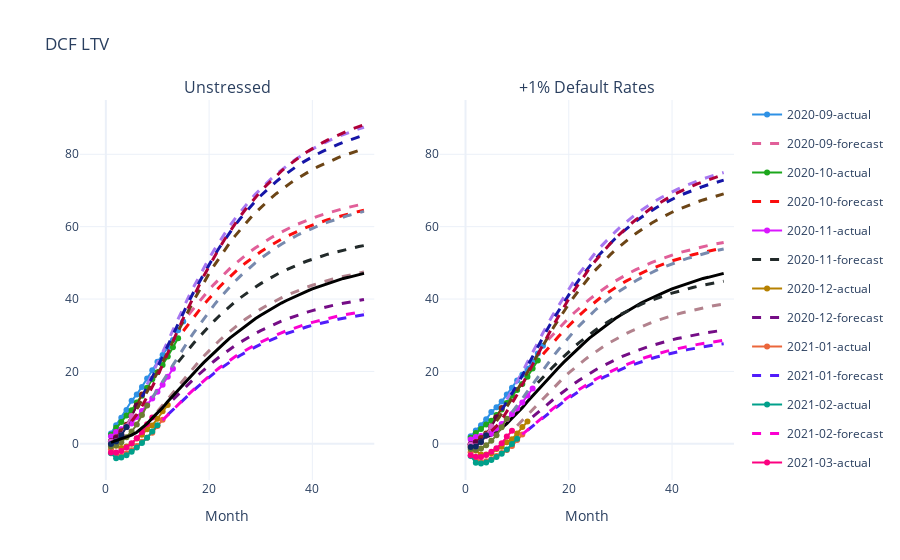

The code cell stored with this chart in its notebook:
### Code cell
colors = {i: c for i, c in enumerate(plotly.colors.qualitative.Dark24)}
# add additional colors
color_size = len(colors)
for i, c in enumerate(plotly.colors.qualitative.Light24):
    colors[i+color_size] = c

fig = make_subplots(rows=1, cols=2, shared_xaxes=True,
                   subplot_titles=('Unstressed', '+1% Default Rates'))

param = 'cumulative_dcf_ltv_per_original'

# LEFT PLOT
curves1=[]
for cohort in m1.forecast.cohort.unique():
    c_data = m1.forecast[m1.forecast.cohort == cohort]
    for dtype in c_data.data_type.unique():
        output = c_data[c_data.data_type == dtype][param]

        output.name = cohort + '-' + dtype

        curves1.append(output)
    
for i, cohort in enumerate(curves1):
    c = colors[i]
    if 'forecast' in cohort.name:
        fig.add_trace(go.Scatter(name=cohort.name, x=cohort.index, y=cohort, mode='lines',
                                 line=dict(width=3, dash='dash', color=c), legendgroup=f'{i}'), row=1, col=1)
    else:
        if cohort.notnull().any():
            fig.add_trace(go.Scatter(name=cohort.name, x=cohort.index, y=cohort, mode='markers+lines',
                                     line=dict(width=2, color=c), legendgroup=f'{i}'), row=1, col=1)

expected = m1.ltv_expected.cumulative_ltv_per_original

fig.add_trace(go.Scatter(name='expected', x=expected.index, y=expected, 
                         line=dict(color='black', width=3), legendgroup='e'), row=1, col=1)
fig.add_trace(go.Scatter(name='expected', x=expected.index, y=expected, 
                        line=dict(color='black', width=3), legendgroup='e', showlegend=False), row=1, col=2)

# RIGHT PLOT
curves2=[]
for cohort in m2.forecast.cohort.unique():
    c_data = m2.forecast[m2.forecast.cohort == cohort]
    for dtype in c_data.data_type.unique():
        output = c_data[c_data.data_type == dtype][param]

        output.name = cohort + '-' + dtype

        curves2.append(output)
        
for i, cohort in enumerate(curves2):
    c = colors[i]
    if 'forecast' in cohort.name:
        fig.add_trace(go.Scatter(name=cohort.name, x=cohort.index, y=cohort, mode='lines',
                                 line=dict(width=3, dash='dash', color=c), legendgroup=f'{i}', showlegend=False), row=1, col=2,)
    else:
        if cohort.notnull().any():
            fig.add_trace(go.Scatter(name=cohort.name, x=cohort.index, y=cohort, mode='markers+lines',
                                     line=dict(width=2, color=c), legendgroup=f'{i}', showlegend=False), row=1, col=2)

fig.update_layout(title='DCF LTV')
fig.layout.xaxis.title='Month'
fig.layout.xaxis2.title='Month'
fig.update_yaxes(range=[-10, 95])
fig.update_xaxes(range=[-5,52])

fig.show()

### Figure 1 — Plotly figure (JSON) as saved in the notebook; plotly's stock layout.template omitted (floating-point values rounded to 4 significant figures)
{"data": [{"legendgroup": "0", "line": {"color": "#2E91E5", "width": 2}, "mode": "markers+lines", "name": "2020-09-actual", "type": "scatter", "x": [1, 2, 3, 4, 5, 6, 7, 8, 9, 10, 11, 12, 13, 14, 15], "xaxis": "x", "y": [2.883, 5.149, 7.207, 9.36, 11.87, 13.63, 15.68, 18.02, 20.32, 22.66, 24.57, 26.56, 28.71, 31.41, 33.77], "yaxis": "y"}, {"legendgroup": "1", "line": {"color": "#E15F99", "dash": "dash", "width": 3}, "mode": "lines", "name": "2020-09-forecast", "type": "scatter", "x": [16, 17, 18, 19, 20, 21, 22, 23, 24, 25, 26, 27, 28, 29, 30, 31, 32, 33, 34, 35, 36, 37, 38, 39, 40, 41, 42, 43, 44, 45, 46, 47, 48, 49, 50], "xaxis": "x", "y": [35.66, 37.47, 39.19, 40.95, 42.58, 44.14, 45.64, 47.06, 48.41, 49.69, 50.91, 52.05, 53.14, 54.17, 55.14, 56.06, 56.93, 57.76, 58.53, 59.27, 59.95, 60.6, 61.22, 61.79, 62.33, 62.85, 63.33, 63.78, 64.21, 64.61, 64.99, 65.35, 65.69, 66.01, 66.31], "yaxis": "y"}, {"legendgroup": "2", "line": {"color": "#1CA71C", "width": 2}, "mode": "markers+lines", "name": "2020-10-actual", "type": "scatter", "x": [1, 2, 3, 4, 5, 6, 7, 8, 9, 10, 11, 12, 13, 14], "xaxis": "x", "y": [2.499, 4.407, 6.042, 7.796, 9.29, 11.38, 13.3, 15.51, 17.83, 19.79, 21.77, 24.11, 26.67, 29.16], "yaxis": "y"}, {"legendgroup": "3", "line": {"color": "#FB0D0D", "dash": "dash", "width": 3}, "mode": "lines", "name": "2020-10-forecast", "type": "scatter", "x": [15, 16, 17, 18, 19, 20, 21, 22, 23, 24, 25, 26, 27, 28, 29, 30, 31, 32, 33, 34, 35, 36, 37, 38, 39, 40, 41, 42, 43, 44, 45, 46, 47, 48, 49, 50], "xaxis": "x", "y": [31.17, 33.11, 34.96, 36.73, 38.53, 40.21, 41.8, 43.34, 44.79, 46.18, 47.49, 48.74, 49.91, 51.02, 52.07, 53.07, 54.01, 54.91, 55.75, 56.55, 57.3, 58.0, 58.67, 59.29, 59.88, 60.44, 60.96, 61.46, 61.92, 62.36, 62.78, 63.17, 63.53, 63.88, 64.21, 64.51], "yaxis": "y"}, {"legendgroup": "4", "line": {"color": "#DA16FF", "width": 2}, "mode": "markers+lines", "name": "2020-11-actual", "type": "scatter", "x": [1, 2, 3, 4, 5, 6, 7, 8, 9, 10, 11, 12, 13], "xaxis": "x", "y": [2.005, 3.258, 4.03, 4.649, 5.586, 7.426, 9.08, 10.85, 12.52, 14.36, 16.31, 18.53, 20.75], "yaxis": "y"}, {"legendgroup": "5", "line": {"color": "#222A2A", "dash": "dash", "width": 3}, "mode": "lines", "name": "2020-11-forecast", "type": "scatter", "x": [14, 15, 16, 17, 18, 19, 20, 21, 22, 23, 24, 25, 26, 27, 28, 29, 30, 31, 32, 33, 34, 35, 36, 37, 38, 39, 40, 41, 42, 43, 44, 45, 46, 47, 48, 49, 50], "xaxis": "x", "y": [22.58, 24.38, 26.12, 27.78, 29.38, 31.01, 32.53, 33.98, 35.38, 36.7, 37.96, 39.16, 40.3, 41.37, 42.39, 43.35, 44.26, 45.13, 45.94, 46.72, 47.45, 48.14, 48.78, 49.4, 49.97, 50.51, 51.03, 51.51, 51.96, 52.39, 52.8, 53.18, 53.54, 53.87, 54.19, 54.5, 54.78], "yaxis": "y"}, {"legendgroup": "6", "line": {"color": "#B68100", "width": 2}, "mode": "markers+lines", "name": "2020-12-actual", "type": "scatter", "x": [1, 2, 3, 4, 5, 6, 7, 8, 9, 10, 11, 12], "xaxis": "x", "y": [0.01262, -0.51, -1.145, -0.7172, 0.01399, 1.484, 2.473, 4.016, 5.07, 6.951, 9.012, 10.73], "yaxis": "y"}, {"legendgroup": "7", "line": {"color": "#750D86", "dash": "dash", "width": 3}, "mode": "lines", "name": "2020-12-forecast", "type": "scatter", "x": [13, 14, 15, 16, 17, 18, 19, 20, 21, 22, 23, 24, 25, 26, 27, 28, 29, 30, 31, 32, 33, 34, 35, 36, 37, 38, 39, 40, 41, 42, 43, 44, 45, 46, 47, 48, 49, 50], "xaxis": "x", "y": [12.19, 13.66, 15.11, 16.51, 17.86, 19.15, 20.47, 21.71, 22.88, 24.02, 25.1, 26.13, 27.1, 28.03, 28.9, 29.74, 30.52, 31.27, 31.97, 32.64, 33.28, 33.87, 34.44, 34.97, 35.47, 35.94, 36.39, 36.81, 37.2, 37.57, 37.93, 38.26, 38.57, 38.87, 39.15, 39.41, 39.66, 39.89], "yaxis": "y"}, {"legendgroup": "8", "line": {"color": "#EB663B", "width": 2}, "mode": "markers+lines", "name": "2021-01-actual", "type": "scatter", "x": [1, 2, 3, 4, 5, 6, 7, 8, 9, 10, 11], "xaxis": "x", "y": [-1.531, -2.991, -3.38, -2.666, -1.779, -0.5891, 0.5371, 1.696, 3.035, 4.912, 6.643], "yaxis": "y"}, {"legendgroup": "9", "line": {"color": "#511CFB", "dash": "dash", "width": 3}, "mode": "lines", "name": "2021-01-forecast", "type": "scatter", "x": [12, 13, 14, 15, 16, 17, 18, 19, 20, 21, 22, 23, 24, 25, 26, 27, 28, 29, 30, 31, 32, 33, 34, 35, 36, 37, 38, 39, 40, 41, 42, 43, 44, 45, 46, 47, 48, 49, 50], "xaxis": "x", "y": [8.05, 9.433, 10.82, 12.18, 13.51, 14.78, 16.0, 17.25, 18.42, 19.53, 20.61, 21.63, 22.6, 23.53, 24.4, 25.23, 26.02, 26.77, 27.48, 28.15, 28.78, 29.38, 29.95, 30.48, 30.99, 31.47, 31.91, 32.34, 32.74, 33.11, 33.47, 33.8, 34.12, 34.41, 34.7, 34.96, 35.21, 35.45, 35.67], "yaxis": "y"}, {"legendgroup": "10", "line": {"color": "#00A08B", "width": 2}, "mode": "markers+lines", "name": "2021-02-actual", "type": "scatter", "x": [1, 2, 3, 4, 5, 6, 7, 8, 9, 10], "xaxis": "x", "y": [-2.641, -4.019, -3.817, -3.155, -2.167, -1.025, 0.2102, 1.673, 3.409, 5.141], "yaxis": "y"}, {"legendgroup": "11", "line": {"color": "#FB00D1", "dash": "dash", "width": 3}, "mode": "lines", "name": "2021-02-forecast", "type": "scatter", "x": [11, 12, 13, 14, 15, 16, 17, 18, 19, 20, 21, 22, 23, 24, 25, 26, 27, 28, 29, 30, 31, 32, 33, 34, 35, 36, 37, 38, 39, 40, 41, 42, 43, 44, 45, 46, 47, 48, 49, 50], "xaxis": "x", "y": [6.53, 7.99, 9.425, 10.87, 12.28, 13.65, 14.97, 16.24, 17.53, 18.74, 19.89, 21.01, 22.06, 23.08, 24.03, 24.94, 25.8, 26.62, 27.39, 28.12, 28.81, 29.47, 30.09, 30.68, 31.23, 31.75, 32.25, 32.71, 33.15, 33.56, 33.95, 34.32, 34.66, 34.99, 35.3, 35.59, 35.86, 36.12, 36.36, 36.59], "yaxis": "y"}, {"legendgroup": "12", "line": {"color": "#FC0080", "width": 2}, "mode": "markers+lines", "name": "2021-03-actual", "type": "scatter", "x": [1, 2, 3, 4, 5, 6, 7, 8, 9], "xaxis": "x", "y": [-2.4, -2.419, -1.978, -1.038, 0.1828, 1.549, 3.27, 5.381, 7.299], "yaxis": "y"}, {"legendgroup": "13", "line": {"color": "#B2828D", "dash": "dash", "width": 3}, "mode": "lines", "name": "2021-03-forecast", "type": "scatter", "x": [10, 11, 12, 13, 14, 15, 16, 17, 18, 19, 20, 21, 22, 23, 24, 25, 26, 27, 28, 29, 30, 31, 32, 33, 34, 35, 36, 37, 38, 39, 40, 41, 42, 43, 44, 45, 46, 47, 48, 49, 50], "xaxis": "x", "y": [8.936, 10.67, 12.48, 14.26, 16.05, 17.81, 19.51, 21.14, 22.7, 24.29, 25.77, 27.18, 28.55, 29.84, 31.07, 32.24, 33.35, 34.39, 35.39, 36.33, 37.21, 38.06, 38.86, 39.61, 40.33, 41.0, 41.63, 42.23, 42.79, 43.32, 43.82, 44.29, 44.73, 45.15, 45.55, 45.92, 46.27, 46.6, 46.91, 47.21, 47.48], "yaxis": "y"}, {"legendgroup": "14", "line": {"color": "#6C7C32", "width": 2}, "mode": "markers+lines", "name": "2021-04-actual", "type": "scatter", "x": [1, 2, 3, 4, 5, 6, 7, 8], "xaxis": "x", "y": [-0.7167, -0.3727, 0.4189, 1.789, 3.405, 5.327, 7.949, 10.6], "yaxis": "y"}, {"legendgroup": "15", "line": {"color": "#778AAE", "dash": "dash", "width": 3}, "mode": "lines", "name": "2021-04-forecast", "type": "scatter", "x": [9, 10, 11, 12, 13, 14, 15, 16, 17, 18, 19, 20, 21, 22, 23, 24, 25, 26, 27, 28, 29, 30, 31, 32, 33, 34, 35, 36, 37, 38, 39, 40, 41, 42, 43, 44, 45, 46, 47, 48, 49, 50], "xaxis": "x", "y": [12.73, 14.85, 17.09, 19.43, 21.74, 24.06, 26.34, 28.54, 30.64, 32.65, 34.69, 36.6, 38.41, 40.15, 41.8, 43.38, 44.87, 46.28, 47.61, 48.88, 50.07, 51.21, 52.28, 53.29, 54.25, 55.16, 56.01, 56.81, 57.57, 58.28, 58.95, 59.59, 60.18, 60.74, 61.27, 61.77, 62.24, 62.69, 63.1, 63.5, 63.87, 64.22], "yaxis": "y"}, {"legendgroup": "16", "line": {"color": "#862A16", "width": 2}, "mode": "markers+lines", "name": "2021-05-actual", "type": "scatter", "x": [1, 2, 3, 4, 5, 6, 7], "xaxis": "x", "y": [0.6335, 1.825, 3.473, 5.266, 7.64, 10.69, 13.65], "yaxis": "y"}, {"legendgroup": "17", "line": {"color": "#A777F1", "dash": "dash", "width": 3}, "mode": "lines", "name": "2021-05-forecast", "type": "scatter", "x": [8, 9, 10, 11, 12, 13, 14, 15, 16, 17, 18, 19, 20, 21, 22, 23, 24, 25, 26, 27, 28, 29, 30, 31, 32, 33, 34, 35, 36, 37, 38, 39, 40, 41, 42, 43, 44, 45, 46, 47, 48, 49, 50], "xaxis": "x", "y": [16.39, 19.25, 22.12, 25.14, 28.3, 31.42, 34.54, 37.59, 40.53, 43.34, 46.02, 48.73, 51.25, 53.64, 55.95, 58.12, 60.2, 62.16, 64.02, 65.77, 67.43, 69.0, 70.49, 71.89, 73.22, 74.48, 75.66, 76.78, 77.82, 78.81, 79.74, 80.62, 81.44, 82.22, 82.95, 83.64, 84.29, 84.91, 85.48, 86.03, 86.54, 87.02, 87.48], "yaxis": "y"}, {"legendgroup": "18", "line": {"color": "#620042", "width": 2}, "mode": "markers+lines", "name": "2021-06-actual", "type": "scatter", "x": [1, 2, 3, 4, 5, 6], "xaxis": "x", "y": [0.6845, 1.613, 2.625, 4.64, 7.588, 10.52], "yaxis": "y"}, {"legendgroup": "19", "line": {"color": "#1616A7", "dash": "dash", "width": 3}, "mode": "lines", "name": "2021-06-forecast", "type": "scatter", "x": [7, 8, 9, 10, 11, 12, 13, 14, 15, 16, 17, 18, 19, 20, 21, 22, 23, 24, 25, 26, 27, 28, 29, 30, 31, 32, 33, 34, 35, 36, 37, 38, 39, 40, 41, 42, 43, 44, 45, 46, 47, 48, 49, 50], "xaxis": "x", "y": [12.95, 15.59, 18.37, 21.15, 24.1, 27.18, 30.22, 33.27, 36.25, 39.12, 41.87, 44.5, 47.15, 49.63, 51.98, 54.24, 56.38, 58.42, 60.35, 62.17, 63.9, 65.53, 67.08, 68.54, 69.92, 71.23, 72.47, 73.63, 74.73, 75.76, 76.74, 77.65, 78.52, 79.33, 80.1, 80.82, 81.5, 82.14, 82.74, 83.31, 83.85, 84.35, 84.83, 85.28], "yaxis": "y"}, {"legendgroup": "20", "line": {"color": "#DA60CA", "width": 2}, "mode": "markers+lines", "name": "2021-07-actual", "type": "scatter", "x": [1, 2, 3, 4, 5], "xaxis": "x", "y": [0.59, 0.7312, 2.342, 4.801, 7.659], "yaxis": "y"}, {"legendgroup": "21", "line": {"color": "#6C4516", "dash": "dash", "width": 3}, "mode": "lines", "name": "2021-07-forecast", "type": "scatter", "x": [6, 7, 8, 9, 10, 11, 12, 13, 14, 15, 16, 17, 18, 19, 20, 21, 22, 23, 24, 25, 26, 27, 28, 29, 30, 31, 32, 33, 34, 35, 36, 37, 38, 39, 40, 41, 42, 43, 44, 45, 46, 47, 48, 49, 50], "xaxis": "x", "y": [9.604, 11.89, 14.39, 17.04, 19.69, 22.5, 25.44, 28.36, 31.28, 34.14, 36.91, 39.55, 42.07, 44.64, 47.02, 49.29, 51.48, 53.54, 55.51, 57.38, 59.14, 60.81, 62.39, 63.89, 65.3, 66.64, 67.91, 69.11, 70.24, 71.3, 72.3, 73.24, 74.13, 74.97, 75.76, 76.5, 77.2, 77.86, 78.48, 79.07, 79.62, 80.14, 80.63, 81.09, 81.53], "yaxis": "y"}, {"legendgroup": "22", "line": {"color": "#0D2A63", "width": 2}, "mode": "markers+lines", "name": "2021-08-actual", "type": "scatter", "x": [1, 2, 3, 4], "xaxis": "x", "y": [-0.07239, 0.6333, 2.38, 4.65], "yaxis": "y"}, {"legendgroup": "23", "line": {"color": "#AF0038", "dash": "dash", "width": 3}, "mode": "lines", "name": "2021-08-forecast", "type": "scatter", "x": [5, 6, 7, 8, 9, 10, 11, 12, 13, 14, 15, 16, 17, 18, 19, 20, 21, 22, 23, 24, 25, 26, 27, 28, 29, 30, 31, 32, 33, 34, 35, 36, 37, 38, 39, 40, 41, 42, 43, 44, 45, 46, 47, 48, 49, 50], "xaxis": "x", "y": [6.27, 8.09, 10.35, 12.93, 15.75, 18.63, 21.72, 24.99, 28.23, 31.49, 34.68, 37.77, 40.73, 43.56, 46.44, 49.12, 51.67, 54.14, 56.46, 58.69, 60.79, 62.79, 64.67, 66.46, 68.15, 69.75, 71.26, 72.7, 74.05, 75.33, 76.54, 77.67, 78.74, 79.75, 80.7, 81.59, 82.44, 83.23, 83.98, 84.69, 85.35, 85.98, 86.57, 87.13, 87.65, 88.15], "yaxis": "y"}, {"legendgroup": "e", "line": {"color": "black", "width": 3}, "name": "expected", "type": "scatter", "x": [1, 2, 3, 4, 5, 6, 7, 8, 9, 10, 11, 12, 13, 14, 15, 16, 17, 18, 19, 20, 21, 22, 23, 24, 25, 26, 27, 28, 29, 30, 31, 32, 33, 34, 35, 36, 37, 38, 39, 40, 41, 42, 43, 44, 45, 46, 47, 48, 49, 50, 51, 52, 53, 54, 55, 56, 57, 58, 59, 60, 61, 62, 63, 64, 65, 66, 67, 68, 69, 70, 71, 72, 73, 74, 75, 76, 77, 78, 79, 80, 81, 82, 83, 84, 85, 86, 87, 88, 89, 90, 91, 92, 93, 94, 95, 96, 97, 98, 99, 100, 101, 102, 103, 104, 105, 106, 107, 108, 109, 110, 111, 112, 113, 114, 115, 116, 117, 118, 119, 120], "xaxis": "x", "y": [0.4, 0.9, 1.4, 1.8, 2.4, 3.2, 4.3, 5.6, 7.1, 8.5, 10, 11.7, 13.3, 14.9, 16.5, 18, 19.5, 21, 22.5, 23.9, 25.3, 26.6, 27.9, 29.2, 30.3, 31.5, 32.6, 33.6, 34.6, 35.5, 36.4, 37.3, 38.1, 38.9, 39.6, 40.3, 41, 41.6, 42.2, 42.8, 43.3, 43.8, 44.3, 44.8, 45.2, 45.7, 46, 46.4, 46.8, 47.1, null, null, null, null, null, null, null, null, null, null, null, null, null, null, null, null, null, null, null, null, null, null, null, null, null, null, null, null, null, null, null, null, null, null, null, null, null, null, null, null, null, null, null, null, null, null, null, null, null, null, null, null, null, null, null, null, null, null, null, null, null, null, null, null, null, null, null, null, null, null], "yaxis": "y"}, {"legendgroup": "e", "line": {"color": "black", "width": 3}, "name": "expected", "showlegend": false, "type": "scatter", "x": [1, 2, 3, 4, 5, 6, 7, 8, 9, 10, 11, 12, 13, 14, 15, 16, 17, 18, 19, 20, 21, 22, 23, 24, 25, 26, 27, 28, 29, 30, 31, 32, 33, 34, 35, 36, 37, 38, 39, 40, 41, 42, 43, 44, 45, 46, 47, 48, 49, 50, 51, 52, 53, 54, 55, 56, 57, 58, 59, 60, 61, 62, 63, 64, 65, 66, 67, 68, 69, 70, 71, 72, 73, 74, 75, 76, 77, 78, 79, 80, 81, 82, 83, 84, 85, 86, 87, 88, 89, 90, 91, 92, 93, 94, 95, 96, 97, 98, 99, 100, 101, 102, 103, 104, 105, 106, 107, 108, 109, 110, 111, 112, 113, 114, 115, 116, 117, 118, 119, 120], "xaxis": "x2", "y": [0.4, 0.9, 1.4, 1.8, 2.4, 3.2, 4.3, 5.6, 7.1, 8.5, 10, 11.7, 13.3, 14.9, 16.5, 18, 19.5, 21, 22.5, 23.9, 25.3, 26.6, 27.9, 29.2, 30.3, 31.5, 32.6, 33.6, 34.6, 35.5, 36.4, 37.3, 38.1, 38.9, 39.6, 40.3, 41, 41.6, 42.2, 42.8, 43.3, 43.8, 44.3, 44.8, 45.2, 45.7, 46, 46.4, 46.8, 47.1, null, null, null, null, null, null, null, null, null, null, null, null, null, null, null, null, null, null, null, null, null, null, null, null, null, null, null, null, null, null, null, null, null, null, null, null, null, null, null, null, null, null, null, null, null, null, null, null, null, null, null, null, null, null, null, null, null, null, null, null, null, null, null, null, null, null, null, null, null, null], "yaxis": "y2"}, {"legendgroup": "0", "line": {"color": "#2E91E5", "width": 2}, "mode": "markers+lines", "name": "2020-09-actual", "showlegend": false, "type": "scatter", "x": [1, 2, 3, 4, 5, 6, 7, 8, 9, 10, 11, 12, 13, 14, 15], "xaxis": "x2", "y": [2.055, 3.673, 5.159, 6.78, 8.773, 10.08, 11.67, 13.61, 15.52, 17.51, 19.07, 20.73, 22.59, 24.99, 27.09], "yaxis": "y2"}, {"legendgroup": "1", "line": {"color": "#E15F99", "dash": "dash", "width": 3}, "mode": "lines", "name": "2020-09-forecast", "showlegend": false, "type": "scatter", "x": [16, 17, 18, 19, 20, 21, 22, 23, 24, 25, 26, 27, 28, 29, 30, 31, 32, 33, 34, 35, 36, 37, 38, 39, 40, 41, 42, 43, 44, 45, 46, 47, 48, 49, 50], "xaxis": "x2", "y": [28.73, 30.3, 31.8, 33.35, 34.78, 36.15, 37.47, 38.71, 39.91, 41.04, 42.1, 43.11, 44.07, 44.97, 45.83, 46.64, 47.4, 48.13, 48.81, 49.46, 50.06, 50.63, 51.17, 51.68, 52.15, 52.6, 53.02, 53.42, 53.8, 54.15, 54.49, 54.8, 55.1, 55.38, 55.64], "yaxis": "y2"}, {"legendgroup": "2", "line": {"color": "#1CA71C", "width": 2}, "mode": "markers+lines", "name": "2020-10-actual", "showlegend": false, "type": "scatter", "x": [1, 2, 3, 4, 5, 6, 7, 8, 9, 10, 11, 12, 13, 14], "xaxis": "x2", "y": [1.674, 3.004, 4.086, 5.315, 6.351, 7.979, 9.484, 11.3, 13.26, 14.87, 16.51, 18.54, 20.79, 23.02], "yaxis": "y2"}, {"legendgroup": "3", "line": {"color": "#FB0D0D", "dash": "dash", "width": 3}, "mode": "lines", "name": "2020-10-forecast", "showlegend": false, "type": "scatter", "x": [15, 16, 17, 18, 19, 20, 21, 22, 23, 24, 25, 26, 27, 28, 29, 30, 31, 32, 33, 34, 35, 36, 37, 38, 39, 40, 41, 42, 43, 44, 45, 46, 47, 48, 49, 50], "xaxis": "x2", "y": [24.76, 26.46, 28.08, 29.62, 31.21, 32.69, 34.09, 35.45, 36.73, 37.96, 39.11, 40.21, 41.25, 42.23, 43.16, 44.04, 44.87, 45.66, 46.4, 47.11, 47.77, 48.39, 48.98, 49.53, 50.05, 50.54, 51.0, 51.43, 51.84, 52.23, 52.59, 52.94, 53.26, 53.57, 53.85, 54.13], "yaxis": "y2"}, {"legendgroup": "4", "line": {"color": "#DA16FF", "width": 2}, "mode": "markers+lines", "name": "2020-11-actual", "showlegend": false, "type": "scatter", "x": [1, 2, 3, 4, 5, 6, 7, 8, 9, 10, 11, 12, 13], "xaxis": "x2", "y": [1.222, 1.896, 2.125, 2.289, 2.774, 4.211, 5.47, 6.886, 8.22, 9.743, 11.4, 13.33, 15.29], "yaxis": "y2"}, {"legendgroup": "5", "line": {"color": "#222A2A", "dash": "dash", "width": 3}, "mode": "lines", "name": "2020-11-forecast", "showlegend": false, "type": "scatter", "x": [14, 15, 16, 17, 18, 19, 20, 21, 22, 23, 24, 25, 26, 27, 28, 29, 30, 31, 32, 33, 34, 35, 36, 37, 38, 39, 40, 41, 42, 43, 44, 45, 46, 47, 48, 49, 50], "xaxis": "x2", "y": [16.87, 18.41, 19.9, 21.34, 22.72, 24.14, 25.47, 26.73, 27.95, 29.11, 30.22, 31.26, 32.26, 33.2, 34.09, 34.93, 35.73, 36.48, 37.2, 37.88, 38.51, 39.12, 39.68, 40.22, 40.72, 41.2, 41.64, 42.06, 42.46, 42.84, 43.19, 43.52, 43.84, 44.13, 44.41, 44.67, 44.92], "yaxis": "y2"}, {"legendgroup": "6", "line": {"color": "#B68100", "width": 2}, "mode": "markers+lines", "name": "2020-12-actual", "showlegend": false, "type": "scatter", "x": [1, 2, 3, 4, 5, 6, 7, 8, 9, 10, 11, 12], "xaxis": "x2", "y": [-0.7935, -1.871, -2.947, -2.94, -2.578, -1.46, -0.7916, 0.451, 1.231, 2.864, 4.679, 6.171], "yaxis": "y2"}, {"legendgroup": "7", "line": {"color": "#750D86", "dash": "dash", "width": 3}, "mode": "lines", "name": "2020-12-forecast", "showlegend": false, "type": "scatter", "x": [13, 14, 15, 16, 17, 18, 19, 20, 21, 22, 23, 24, 25, 26, 27, 28, 29, 30, 31, 32, 33, 34, 35, 36, 37, 38, 39, 40, 41, 42, 43, 44, 45, 46, 47, 48, 49, 50], "xaxis": "x2", "y": [7.415, 8.67, 9.902, 11.1, 12.25, 13.36, 14.51, 15.58, 16.6, 17.59, 18.53, 19.43, 20.28, 21.08, 21.85, 22.57, 23.26, 23.91, 24.52, 25.1, 25.66, 26.18, 26.67, 27.13, 27.57, 27.98, 28.37, 28.73, 29.08, 29.4, 29.71, 30.0, 30.27, 30.53, 30.77, 31.0, 31.21, 31.42], "yaxis": "y2"}, {"legendgroup": "8", "line": {"color": "#EB663B", "width": 2}, "mode": "markers+lines", "name": "2021-01-actual", "showlegend": false, "type": "scatter", "x": [1, 2, 3, 4, 5, 6, 7, 8, 9, 10, 11], "xaxis": "x2", "y": [-2.364, -4.297, -5.127, -4.785, -4.251, -3.383, -2.56, -1.684, -0.5978, 1.041, 2.554], "yaxis": "y2"}, {"legendgroup": "9", "line": {"color": "#511CFB", "dash": "dash", "width": 3}, "mode": "lines", "name": "2021-01-forecast", "showlegend": false, "type": "scatter", "x": [12, 13, 14, 15, 16, 17, 18, 19, 20, 21, 22, 23, 24, 25, 26, 27, 28, 29, 30, 31, 32, 33, 34, 35, 36, 37, 38, 39, 40, 41, 42, 43, 44, 45, 46, 47, 48, 49, 50], "xaxis": "x2", "y": [3.746, 4.92, 6.104, 7.265, 8.397, 9.484, 10.53, 11.61, 12.63, 13.59, 14.53, 15.42, 16.27, 17.07, 17.84, 18.56, 19.25, 19.9, 20.51, 21.1, 21.65, 22.18, 22.67, 23.14, 23.58, 23.99, 24.38, 24.75, 25.1, 25.43, 25.74, 26.03, 26.3, 26.56, 26.81, 27.04, 27.25, 27.46, 27.65], "yaxis": "y2"}, {"legendgroup": "10", "line": {"color": "#00A08B", "width": 2}, "mode": "markers+lines", "name": "2021-02-actual", "showlegend": false, "type": "scatter", "x": [1, 2, 3, 4, 5, 6, 7, 8, 9, 10], "xaxis": "x2", "y": [-3.355, -5.219, -5.421, -5.138, -4.49, -3.673, -2.742, -1.548, -0.07062, 1.432], "yaxis": "y2"}, {"legendgroup": "11", "line": {"color": "#FB00D1", "dash": "dash", "width": 3}, "mode": "lines", "name": "2021-02-forecast", "showlegend": false, "type": "scatter", "x": [11, 12, 13, 14, 15, 16, 17, 18, 19, 20, 21, 22, 23, 24, 25, 26, 27, 28, 29, 30, 31, 32, 33, 34, 35, 36, 37, 38, 39, 40, 41, 42, 43, 44, 45, 46, 47, 48, 49, 50], "xaxis": "x2", "y": [2.596, 3.834, 5.054, 6.284, 7.489, 8.664, 9.793, 10.88, 12.0, 13.05, 14.05, 15.02, 15.94, 16.82, 17.66, 18.45, 19.2, 19.91, 20.58, 21.22, 21.82, 22.4, 22.94, 23.45, 23.93, 24.39, 24.82, 25.22, 25.6, 25.96, 26.3, 26.62, 26.92, 27.21, 27.47, 27.73, 27.96, 28.19, 28.4, 28.6], "yaxis": "y2"}, {"legendgroup": "12", "line": {"color": "#FC0080", "width": 2}, "mode": "markers+lines", "name": "2021-03-actual", "showlegend": false, "type": "scatter", "x": [1, 2, 3, 4, 5, 6, 7, 8, 9], "xaxis": "x2", "y": [-3.129, -3.61, -3.618, -3.071, -2.228, -1.217, 0.1822, 1.985, 3.635], "yaxis": "y2"}, {"legendgroup": "13", "line": {"color": "#B2828D", "dash": "dash", "width": 3}, "mode": "lines", "name": "2021-03-forecast", "showlegend": false, "type": "scatter", "x": [10, 11, 12, 13, 14, 15, 16, 17, 18, 19, 20, 21, 22, 23, 24, 25, 26, 27, 28, 29, 30, 31, 32, 33, 34, 35, 36, 37, 38, 39, 40, 41, 42, 43, 44, 45, 46, 47, 48, 49, 50], "xaxis": "x2", "y": [5.012, 6.488, 8.047, 9.583, 11.13, 12.64, 14.12, 15.53, 16.88, 18.27, 19.57, 20.81, 22.01, 23.14, 24.22, 25.25, 26.22, 27.14, 28.01, 28.84, 29.62, 30.36, 31.06, 31.73, 32.35, 32.94, 33.5, 34.02, 34.52, 34.98, 35.42, 35.83, 36.22, 36.59, 36.94, 37.26, 37.57, 37.86, 38.14, 38.4, 38.64], "yaxis": "y2"}, {"legendgroup": "14", "line": {"color": "#6C7C32", "width": 2}, "mode": "markers+lines", "name": "2021-04-actual", "showlegend": false, "type": "scatter", "x": [1, 2, 3, 4, 5, 6, 7, 8], "xaxis": "x2", "y": [-1.443, -1.631, -1.308, -0.3826, 0.8112, 2.343, 4.592, 6.916], "yaxis": "y2"}, {"legendgroup": "15", "line": {"color": "#778AAE", "dash": "dash", "width": 3}, "mode": "lines", "name": "2021-04-forecast", "showlegend": false, "type": "scatter", "x": [9, 10, 11, 12, 13, 14, 15, 16, 17, 18, 19, 20, 21, 22, 23, 24, 25, 26, 27, 28, 29, 30, 31, 32, 33, 34, 35, 36, 37, 38, 39, 40, 41, 42, 43, 44, 45, 46, 47, 48, 49, 50], "xaxis": "x2", "y": [8.714, 10.52, 12.45, 14.48, 16.49, 18.51, 20.49, 22.41, 24.24, 26.0, 27.8, 29.47, 31.07, 32.61, 34.06, 35.45, 36.77, 38.02, 39.19, 40.31, 41.36, 42.36, 43.31, 44.2, 45.05, 45.85, 46.6, 47.31, 47.97, 48.6, 49.19, 49.75, 50.28, 50.77, 51.24, 51.68, 52.09, 52.48, 52.85, 53.2, 53.52, 53.83], "yaxis": "y2"}, {"legendgroup": "16", "line": {"color": "#862A16", "width": 2}, "mode": "markers+lines", "name": "2021-05-actual", "showlegend": false, "type": "scatter", "x": [1, 2, 3, 4, 5, 6, 7], "xaxis": "x2", "y": [-0.1631, 0.4741, 1.58, 2.862, 4.761, 7.344, 9.898], "yaxis": "y2"}, {"legendgroup": "17", "line": {"color": "#A777F1", "dash": "dash", "width": 3}, "mode": "lines", "name": "2021-05-forecast", "showlegend": false, "type": "scatter", "x": [8, 9, 10, 11, 12, 13, 14, 15, 16, 17, 18, 19, 20, 21, 22, 23, 24, 25, 26, 27, 28, 29, 30, 31, 32, 33, 34, 35, 36, 37, 38, 39, 40, 41, 42, 43, 44, 45, 46, 47, 48, 49, 50], "xaxis": "x2", "y": [12.23, 14.7, 17.18, 19.82, 22.59, 25.33, 28.07, 30.75, 33.34, 35.82, 38.18, 40.58, 42.82, 44.94, 46.99, 48.92, 50.77, 52.51, 54.16, 55.72, 57.19, 58.59, 59.91, 61.15, 62.33, 63.45, 64.5, 65.49, 66.42, 67.29, 68.12, 68.89, 69.62, 70.31, 70.96, 71.57, 72.15, 72.69, 73.2, 73.68, 74.13, 74.56, 74.96], "yaxis": "y2"}, {"legendgroup": "18", "line": {"color": "#620042", "width": 2}, "mode": "markers+lines", "name": "2021-06-actual", "showlegend": false, "type": "scatter", "x": [1, 2, 3, 4, 5, 6], "xaxis": "x2", "y": [-0.09419, 0.2671, 0.7477, 2.289, 4.767, 7.273], "yaxis": "y2"}, {"legendgroup": "19", "line": {"color": "#1616A7", "dash": "dash", "width": 3}, "mode": "lines", "name": "2021-06-forecast", "showlegend": false, "type": "scatter", "x": [7, 8, 9, 10, 11, 12, 13, 14, 15, 16, 17, 18, 19, 20, 21, 22, 23, 24, 25, 26, 27, 28, 29, 30, 31, 32, 33, 34, 35, 36, 37, 38, 39, 40, 41, 42, 43, 44, 45, 46, 47, 48, 49, 50], "xaxis": "x2", "y": [9.285, 11.52, 13.9, 16.3, 18.85, 21.55, 24.21, 26.88, 29.49, 32.02, 34.43, 36.73, 39.09, 41.27, 43.35, 45.36, 47.26, 49.07, 50.78, 52.4, 53.92, 55.37, 56.74, 58.03, 59.26, 60.42, 61.51, 62.55, 63.52, 64.43, 65.29, 66.1, 66.87, 67.59, 68.26, 68.9, 69.5, 70.07, 70.6, 71.11, 71.58, 72.03, 72.45, 72.85], "yaxis": "y2"}, {"legendgroup": "20", "line": {"color": "#DA60CA", "width": 2}, "mode": "markers+lines", "name": "2021-07-actual", "showlegend": false, "type": "scatter", "x": [1, 2, 3, 4, 5], "xaxis": "x2", "y": [-0.2405, -0.6811, 0.4089, 2.369, 4.781], "yaxis": "y2"}, {"legendgroup": "21", "line": {"color": "#6C4516", "dash": "dash", "width": 3}, "mode": "lines", "name": "2021-07-forecast", "showlegend": false, "type": "scatter", "x": [6, 7, 8, 9, 10, 11, 12, 13, 14, 15, 16, 17, 18, 19, 20, 21, 22, 23, 24, 25, 26, 27, 28, 29, 30, 31, 32, 33, 34, 35, 36, 37, 38, 39, 40, 41, 42, 43, 44, 45, 46, 47, 48, 49, 50], "xaxis": "x2", "y": [6.292, 8.16, 10.26, 12.51, 14.77, 17.2, 19.76, 22.29, 24.84, 27.33, 29.75, 32.06, 34.26, 36.52, 38.62, 40.62, 42.55, 44.37, 46.12, 47.77, 49.32, 50.8, 52.19, 53.51, 54.76, 55.94, 57.06, 58.12, 59.11, 60.05, 60.93, 61.76, 62.55, 63.29, 63.98, 64.63, 65.25, 65.83, 66.38, 66.9, 67.38, 67.84, 68.27, 68.68, 69.06], "yaxis": "y2"}, {"legendgroup": "22", "line": {"color": "#0D2A63", "width": 2}, "mode": "markers+lines", "name": "2021-08-actual", "showlegend": false, "type": "scatter", "x": [1, 2, 3, 4], "xaxis": "x2", "y": [-0.8826, -0.7096, 0.5229, 2.34], "yaxis": "y2"}, {"legendgroup": "23", "line": {"color": "#AF0038", "dash": "dash", "width": 3}, "mode": "lines", "name": "2021-08-forecast", "showlegend": false, "type": "scatter", "x": [5, 6, 7, 8, 9, 10, 11, 12, 13, 14, 15, 16, 17, 18, 19, 20, 21, 22, 23, 24, 25, 26, 27, 28, 29, 30, 31, 32, 33, 34, 35, 36, 37, 38, 39, 40, 41, 42, 43, 44, 45, 46, 47, 48, 49, 50], "xaxis": "x2", "y": [3.505, 4.871, 6.683, 8.814, 11.18, 13.61, 16.26, 19.08, 21.88, 24.7, 27.46, 30.14, 32.71, 35.16, 37.69, 40.04, 42.28, 44.44, 46.49, 48.45, 50.3, 52.05, 53.71, 55.28, 56.76, 58.17, 59.5, 60.76, 61.95, 63.08, 64.14, 65.13, 66.07, 66.96, 67.79, 68.58, 69.32, 70.01, 70.67, 71.29, 71.87, 72.42, 72.94, 73.43, 73.89, 74.33], "yaxis": "y2"}], "layout": {"annotations": [{"font": {"size": 16}, "showarrow": false, "text": "Unstressed", "x": 0.225, "xanchor": "center", "xref": "paper", "y": 1, "yanchor": "bottom", "yref": "paper"}, {"font": {"size": 16}, "showarrow": false, "text": "+1% Default Rates", "x": 0.775, "xanchor": "center", "xref": "paper", "y": 1, "yanchor": "bottom", "yref": "paper"}], "title": {"text": "DCF LTV"}, "xaxis": {"anchor": "y", "domain": [0, 0.45], "range": [-5, 52], "title": {"text": "Month"}}, "xaxis2": {"anchor": "y2", "domain": [0.55, 1], "range": [-5, 52], "title": {"text": "Month"}}, "yaxis": {"anchor": "x", "domain": [0, 1], "range": [-10, 95]}, "yaxis2": {"anchor": "x2", "domain": [0, 1], "range": [-10, 95]}}}
